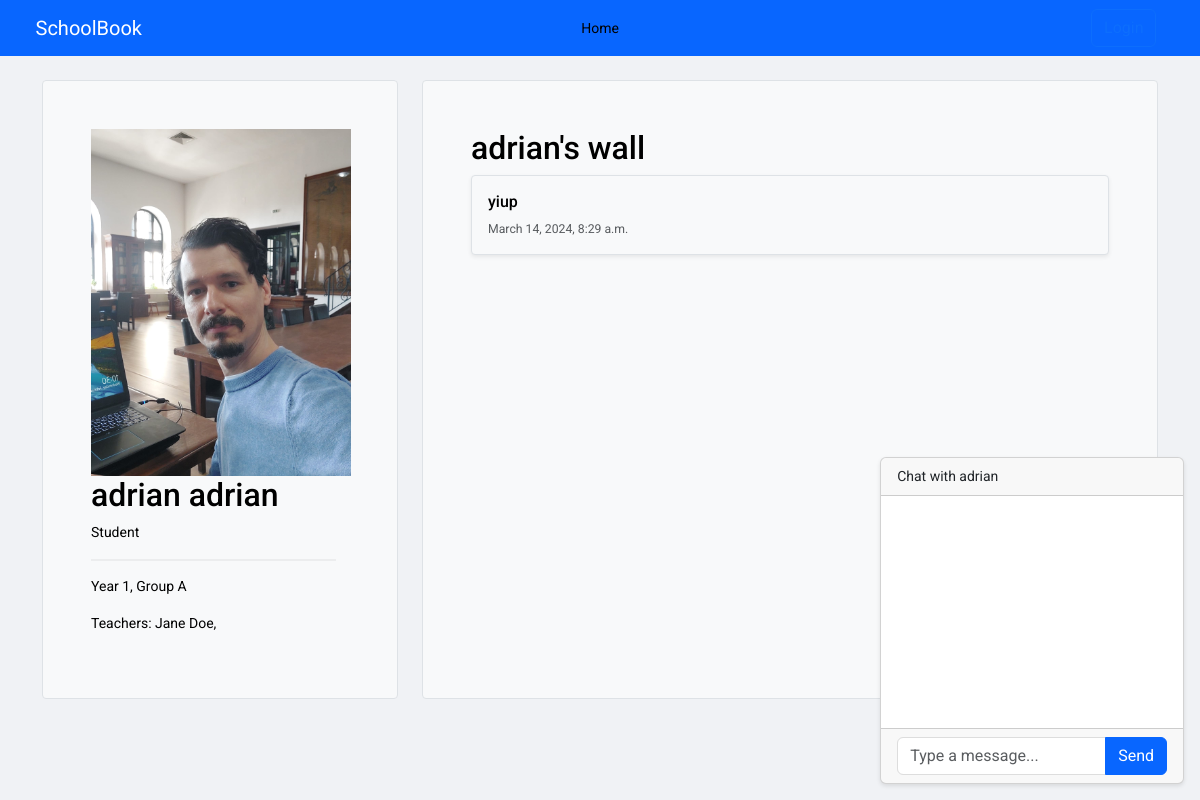
The app's page /student/student_profile/adrian_adrian/, older data.
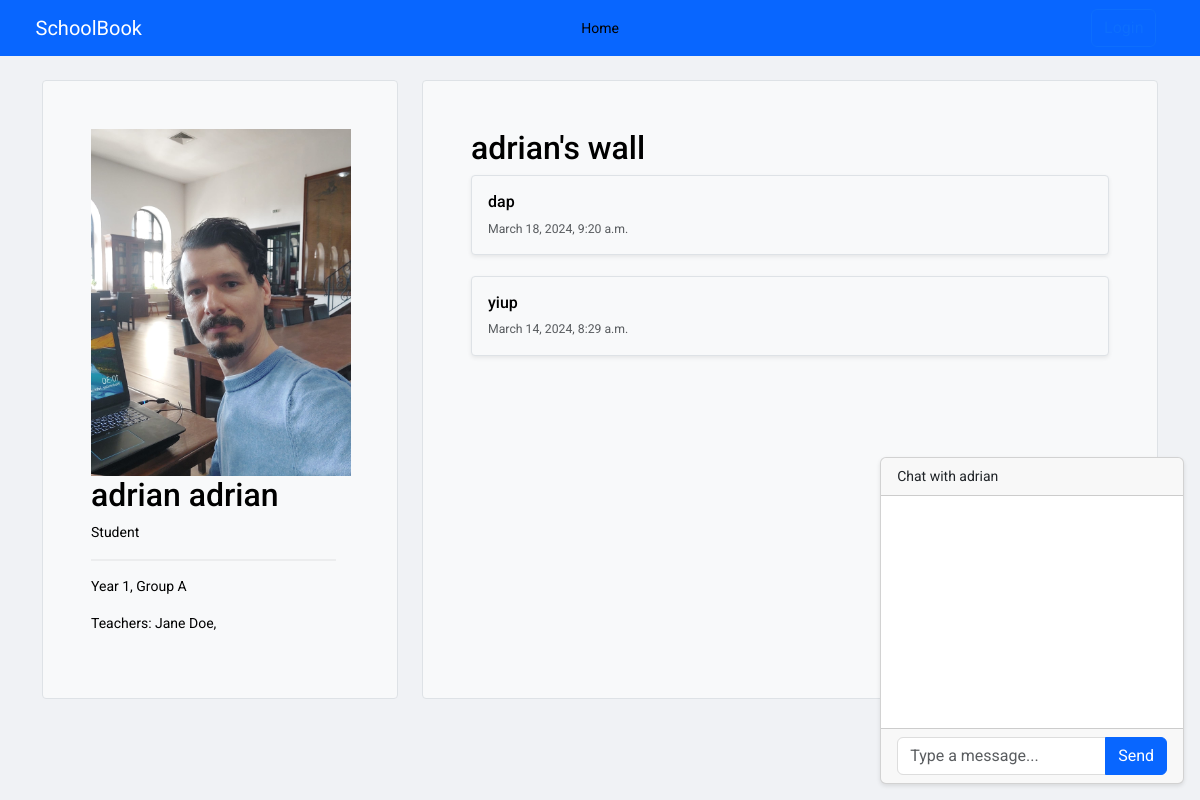
The same page, newer data.
### core/models.py (models this page shows, shortened)
class Teacher(models.Model):
    name = models.CharField(max_length=150)
    subjects = models.ManyToManyField('Subject', related_name='teachers')
    phone = models.CharField(max_length=150, null=True)
    group = models.ForeignKey(Group, on_delete=models.SET_NULL, null=True, blank=True)
    user = models.OneToOneField(User, on_delete=models.CASCADE, null=True)
    profile_pic = models.ImageField(upload_to='static/images' ,null=True, blank=True)

class StatusUpdate(models.Model):
    user = models.ForeignKey(User, on_delete=models.CASCADE)
    content = models.TextField()
    timestamp = models.DateTimeField(auto_now_add=True)

### core/views.py (the view)
# urls.py: path('student/student_profile/<str:username>/', views.student_student_profile, name='student_student_profile'),
def student_student_profile(request, username):
    student = get_object_or_404(Student,  user__username=username)
    all_students = Student.objects.all()
    year = student.year
    year_group = student.year_group
    teachers = student.teachers.all()
    statuses = StatusUpdate.objects.filter(user=student.user).order_by('-timestamp')
    my_username = request.user.username
    sorted_usernames = sorted([my_username, username])
    room_name = f'{sorted_usernames[0]}_{sorted_usernames[1]}_chatroom'
    if request.method == 'POST':
        form = StatusUpdateForm(request.POST)
        if form.is_valid():
            status = form.save(commit=False)
            status.user = request.user
            status.save()
            return redirect('student_student_profile', username=username)
    else:
        form = StatusUpdateForm()
    return render(request, 'student_profile.html', {'student': student, 'all_students': all_students, \
                                            'year': year, 'year_group': year_group, \
                                            'teachers': teachers, 'statuses': statuses, 'form': form, 'my_username': my_username, \
                                                'room_name': room_name})

### core/forms.py
class StatusUpdateForm(forms.ModelForm):
    class Meta:
        model = StatusUpdate
        fields = ['content']
        widgets = {
            'content' : forms.TextInput(attrs={
                'class': 'form-control',
            }),
        }

### core/models.py (called while the page is built)
    def __str__(self) -> str:
        return f"Group {self.name}"

    def __str__(self) -> str:
        return f"Year {self.year}"

### core/templatetags/group_check.py (called while the page is built)
@register.filter(name="in_group")
def in_group(user, group_name):
    return user.groups.filter(name=group_name).exists()

### core/templates/student_profile.html (shortened to what this page needs)
{% extends 'base.html' %}
{% load static %}
{% block content %}
<main>
  <div class="container py-4">
    <div class="row align-items-md-stretch">
      <div class="col-md-4" style="height: auto; overflow: auto; position: sticky; top: 50px;" >
        <div class="h-100 p-5 text-bg-light rounded-1 border">
          <img style='width:260px; height:auto;' src="{{ student.profile_pic.url }}" class="card-img-top" alt="{{ student.first_name }} {{ student.last_name }}">
          <h2>{{ student.first_name }} {{ student.last_name }}</h2>
          <p>Student</p>
          <hr class="styled-hr">
          <p>{{ year }}, {{ year_group }}</p>
          <p>Teachers:
          {% for teacher in student.teachers.all %}
           {{teacher.name}},
          {% endfor %}
        </p>
        </div>
      </div>
      <div class="col-md-8">
        <div class="h-100 p-5  text-bg-light border rounded-1" >
          <h2>{{ student.first_name }}'s wall</h2>
          {% for status in statuses %}
          <div class="col ">
            <div class="card shadow-sm text-bg-light border rounded-1">
              <div class="card-body">
                <h6 class="card-text">{{ status.content }}</h6>
                <div class="d-flex justify-content-between align-items-center">
                  <small class="text-body-secondary">{{ status.timestamp }}</small>
                </div>
              </div>
            </div>
          </div>
          <br />
          {% empty %}
          <p>No status yet. {{ student.last_name }} did not post anything yet.</p>
          {% endfor %}
        </div>
      </div>
    </div>
    <div class="position-fixed bottom-0 end-0 p-3" style="z-index: 1030">
      <div class="card">
          <div class="card-header">
              Chat with {{ student.last_name }}
          </div>
          <div class="card-body">
              <div >
                  <div style="height: 200px; overflow-y: auto;" id="chat-log"></div>
              </div>
          </div>
          <div class="card-footer">
            <div class="input-group">
              <input id="chat-message-input" type="text" class="form-control" placeholder="Type a message...">
              <button id="chat-message-submit" class="btn btn-primary" type="button">Send</button>
            </div>
          </div>
      </div>
  </div>
</main>
{% endblock %}

Row changes from the older to the newer data that the page shows:
added StatusUpdate: content "dap", timestamp "March 18, 2024, 9:20 a.m."
